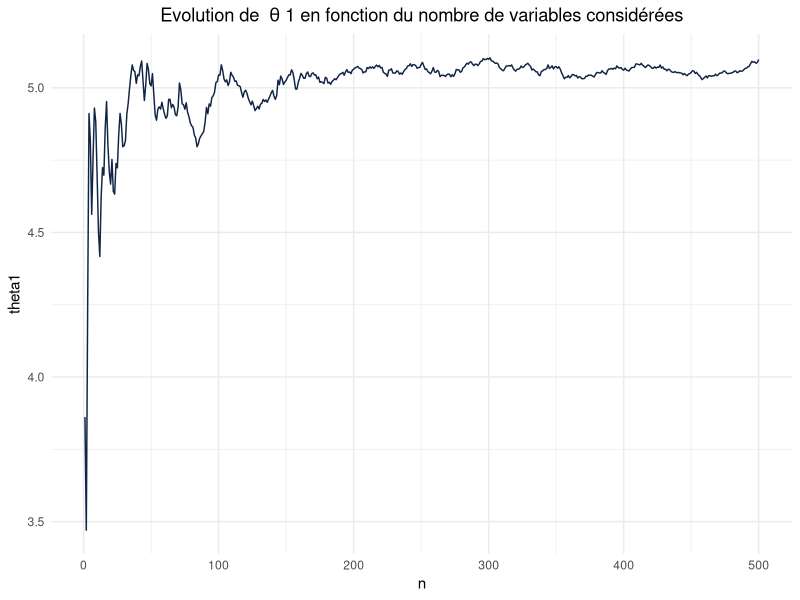
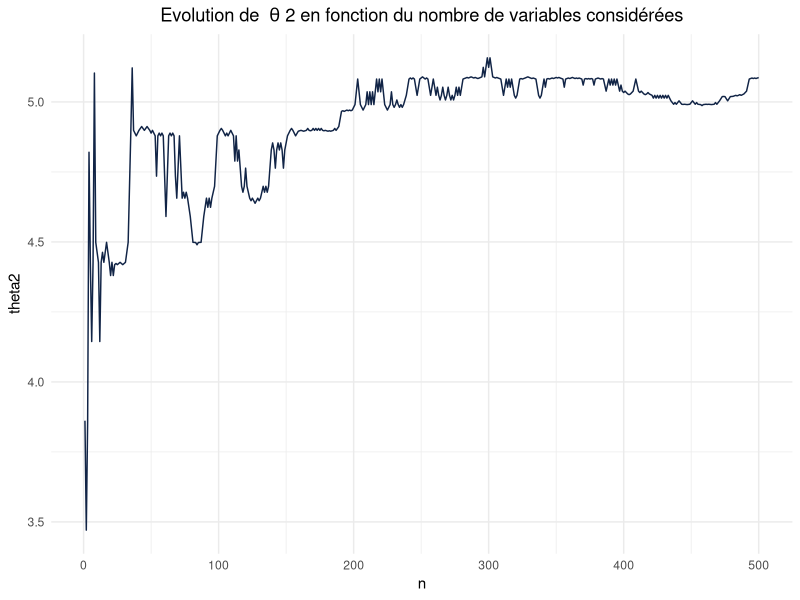
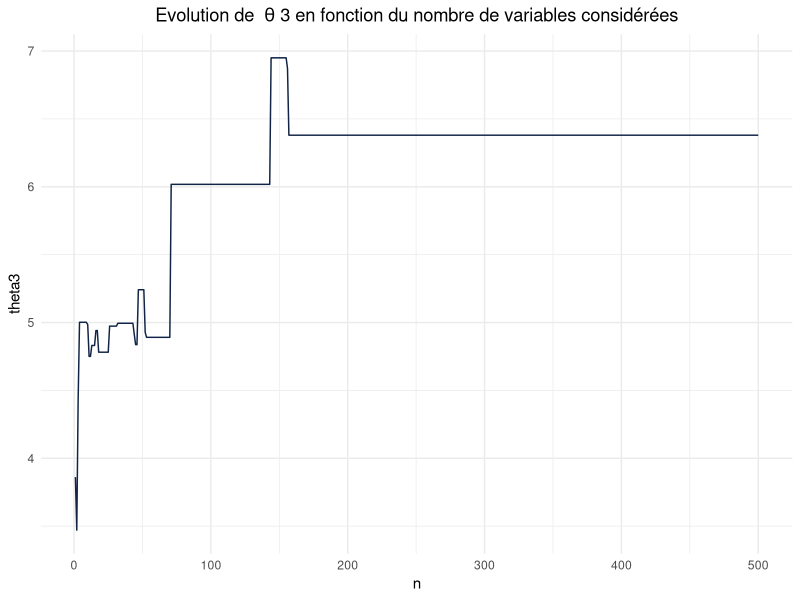
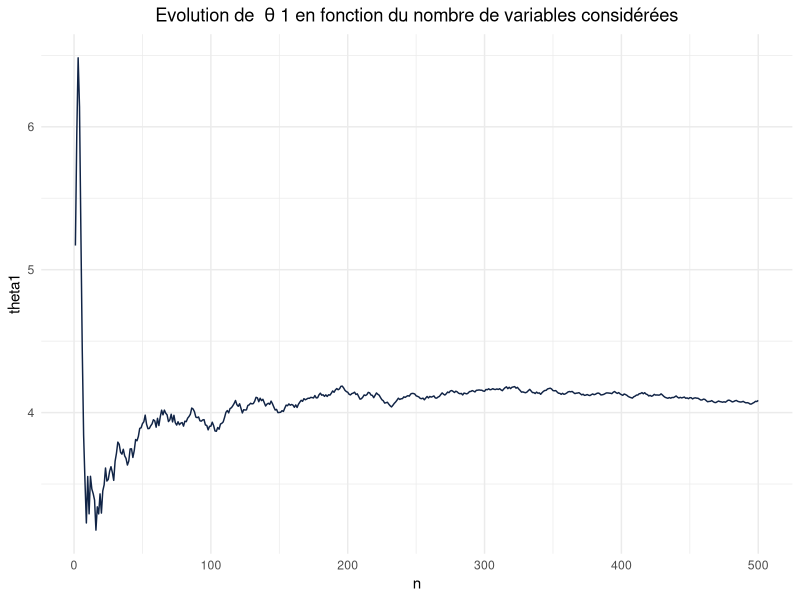
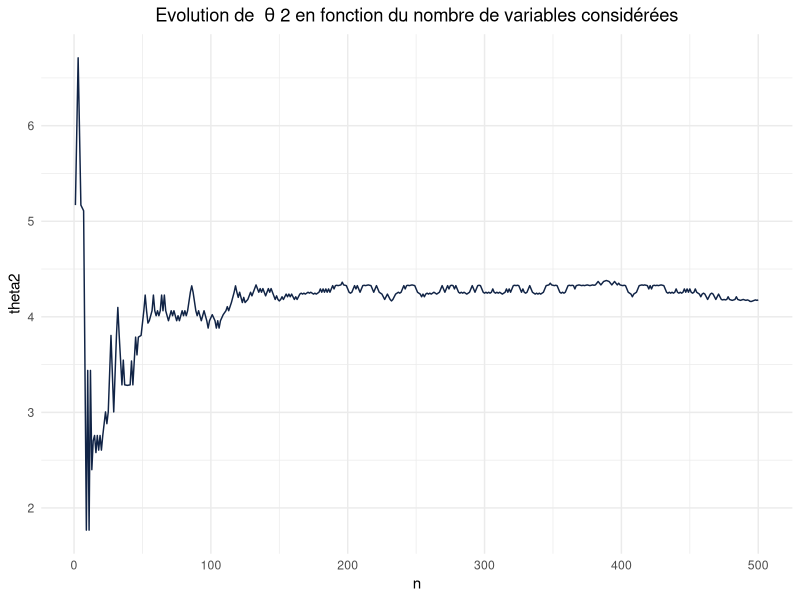
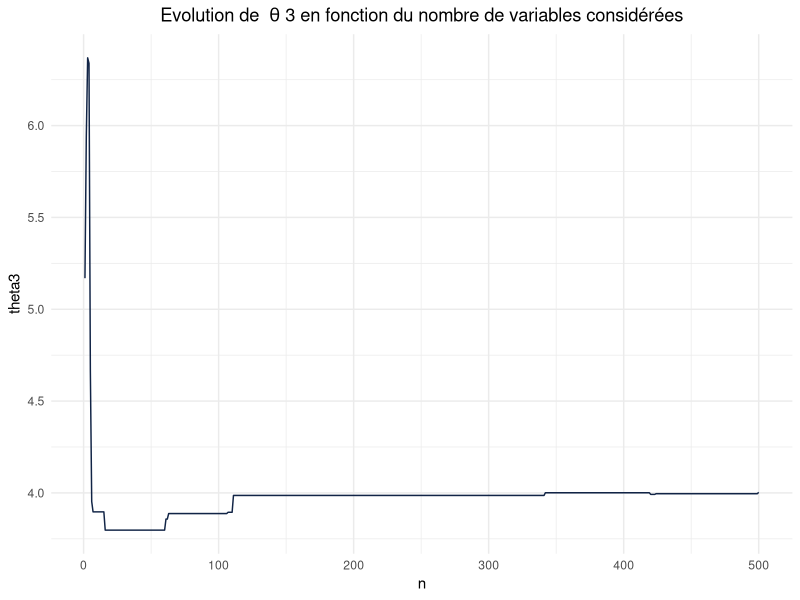

Write R code to recreate these figures, in order.
## ---- chunk 1
library(ggplot2)
## ---- chunk 2
X <- rnorm(500, 5, 2)
print(X)
## ---- chunk 3
estimateurs <- function(x, N, theta)
{
  #Initialise les estimateurs avec un tableau vide
  theta_estim1=rep(0,N) 
  theta_estim2=rep(0,N)
  theta_estim3=rep(0,N)
  
  for (i in 1:N) {
    theta_estim1[i] = mean(x[1:i])
    theta_estim2[i] = median(x[1:i])
    theta_estim3[i] = (min(x[1:i]) + max(x[1:i]))/2
  }
  
  
  return(list(theta_estim1 = theta_estim1, theta_estim2 = theta_estim2, theta_estim3 = theta_estim3))
}

ans = estimateurs(X, 500, 5)
## ---- chunk 4
affiche <- function(ans){
  df_theta_estim1 = data.frame(num = c(1:500), theta1=ans$theta_estim1)
  df_theta_estim2 = data.frame(num = c(1:500), theta2=ans$theta_estim2)
  df_theta_estim3 = data.frame(num = c(1:500), theta3=ans$theta_estim3)

  p1 <- ggplot(df_theta_estim1) +
  aes(x = num, y = theta1) +
  geom_line(colour = "#112446") +
  labs(x = "n", 
  y = "theta1", title = expression("Evolution de "~theta~"1 en fonction du nombre de variables considérées")) +
   theme_minimal() +
  theme(plot.title = element_text(hjust = 0.5))
  
  p2 <- ggplot(df_theta_estim2) +
  aes(x = num, y = theta2) +
  geom_line(colour = "#112446") +
  labs(x = "n", 
   y = "theta2", title = expression("Evolution de "~theta~"2 en fonction du nombre de variables considérées")) +
   theme_minimal() +
   theme(plot.title = element_text(hjust = 0.5))

  p3 <- ggplot(df_theta_estim3) +
   aes(x = num, y = theta3) +
   geom_line(colour = "#112446") +
   labs(x = "n", 
   y = "theta3", title = expression("Evolution de "~theta~"3 en fonction du nombre de variables considérées")) +
   theme_minimal() +
   theme(plot.title = element_text(hjust = 0.5))

  return(list(p1 = p1, p2 = p2, p3 = p3))
  }
plots = affiche(ans)
## ---- chunk 5
plots$p1
plots$p2
plots$p3
## ---- chunk 6
biais_et_risques_quadratiques_estimateurs <- function(theta, nb_variables, nb_moyenne, normale = TRUE){
  
  biais_theta1 = rep(0,200)
  biais_theta2 = rep(0,200)
  biais_theta3 = rep(0,200)
  
  rq_theta1 =rep(0,200)
  rq_theta2 = rep(0,200)
  rq_theta3 = rep(0,200)
  
  for (i in 1:nb_moyenne) {
    if (normale){
      x <- rnorm(nb_variables, 5, 2)
    }
    else {
      x <- runif(nb_variables,0, 8)
    }
    ans <- estimateurs(x, nb_variables, theta)
    biais_theta1[i] = mean(ans$theta_estim1)-theta
    biais_theta2[i] = mean(ans$theta_estim2)-theta
    biais_theta3[i] = mean(ans$theta_estim3)-theta  
    rq_theta1[i] = mean((ans$theta_estim1 - theta)^2)
    rq_theta2[i] = mean((ans$theta_estim2 - theta)^2)
    rq_theta3[i] = mean((ans$theta_estim3 - theta)^2)
    
    }

  return (list(biais_theta1 = mean(biais_theta1), biais_theta2 = mean(biais_theta2), biais_theta3 = mean(biais_theta3), rq_theta1 = mean(rq_theta1), rq_theta2 = mean(rq_theta2), rq_theta3 = mean(rq_theta3)))
}  
biais <- biais_et_risques_quadratiques_estimateurs(5, 500, 200)
print(biais)
## ---- chunk 7
X <- runif(500,min=0,max=8)
print(X)
## ---- chunk 8
ans = estimateurs(X, 500, 5)
affiche(ans)
## ---- chunk 9
biais <- biais_et_risques_quadratiques_estimateurs(4, 500, 200, normale = FALSE)
print(biais)
